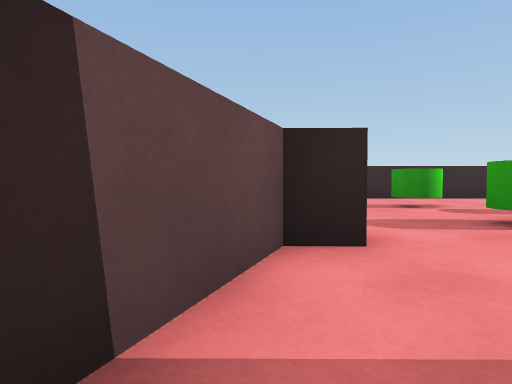
[1] (above)

20 first-person views from a walk through a 3-D level made in the Unity game engine. The camera is 0.56 m above the floor, tilts 2° down and sees 75° across. The floor is counted in squares, 1 m on a side. Each view is taken from the middle of a square. On the plan, view 1 faces up. The plan holds only what a view shows up to about 9 squares ahead; the rest is blank. The place goes on beyond the plan.

[2]
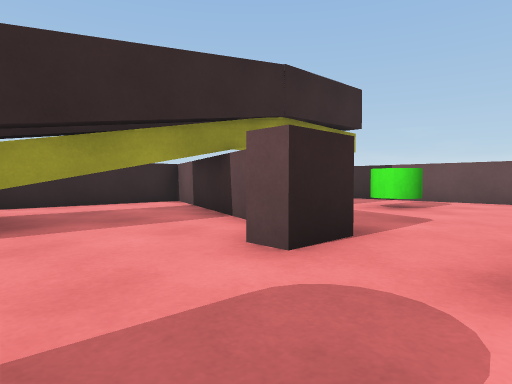

[3]
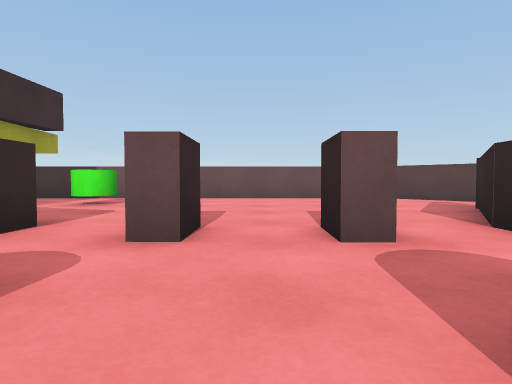

[4]
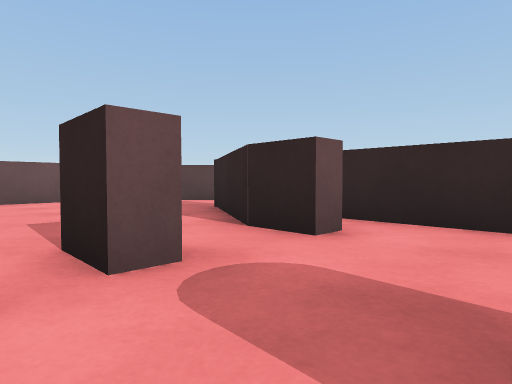

[5]
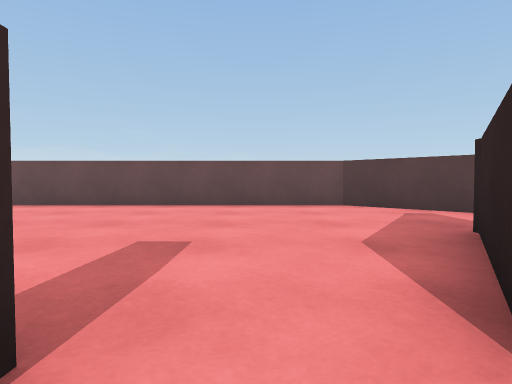

[6]
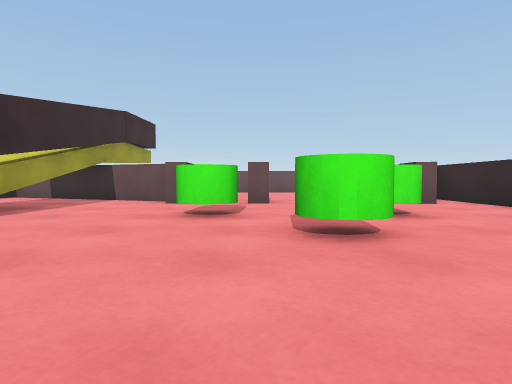

[7]
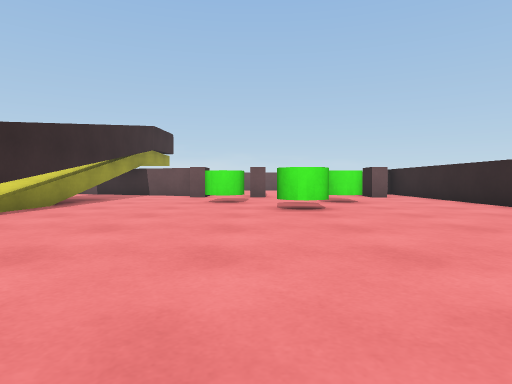

[8]
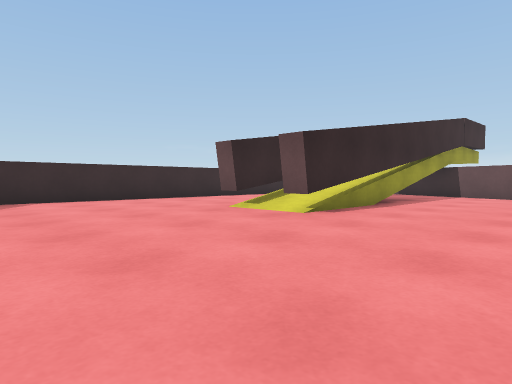

[9]
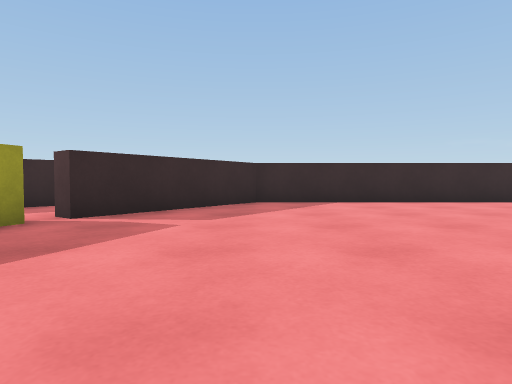

[10]
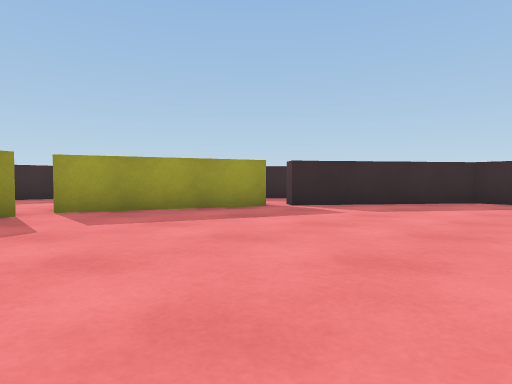

[11]
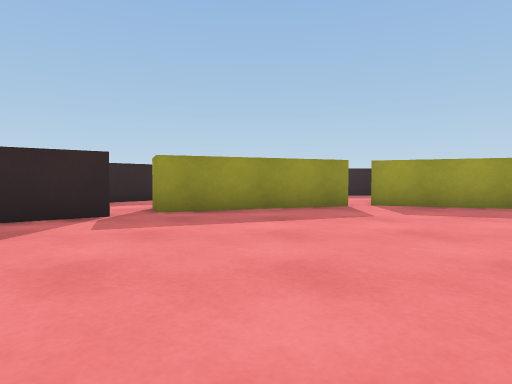

[12]
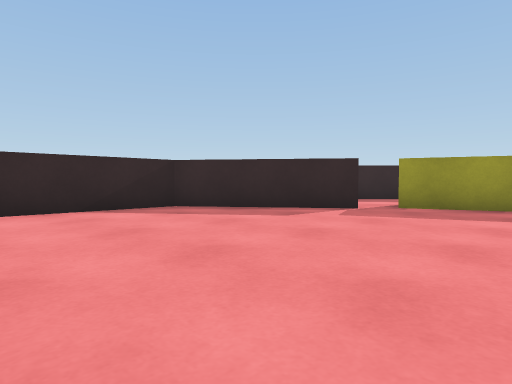

[13]
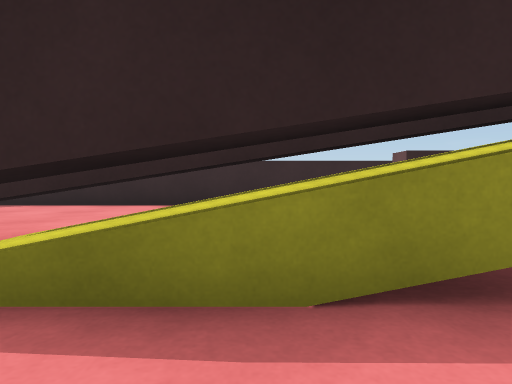

[14]
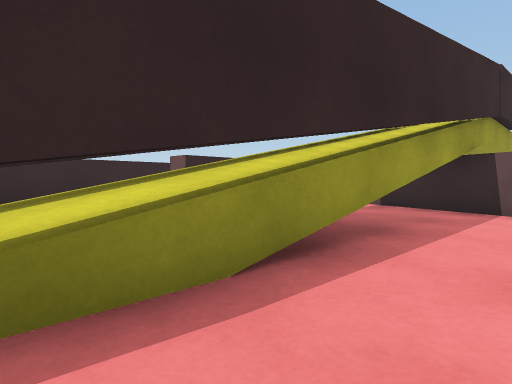

[15]
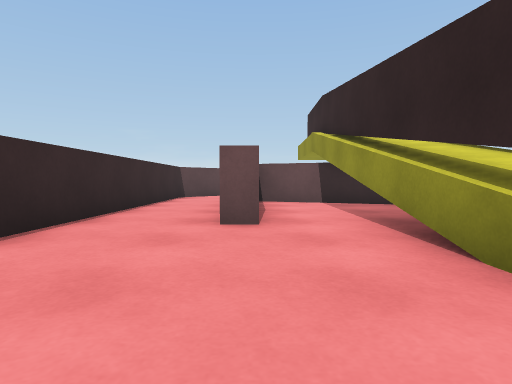

[16]
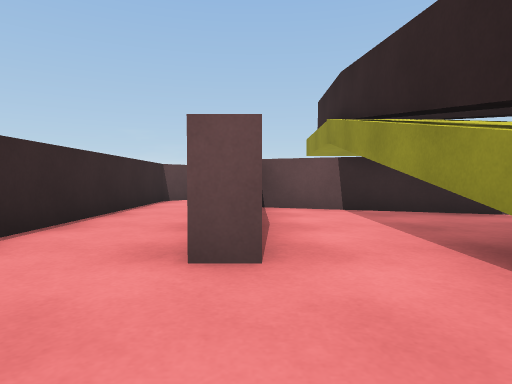

[17]
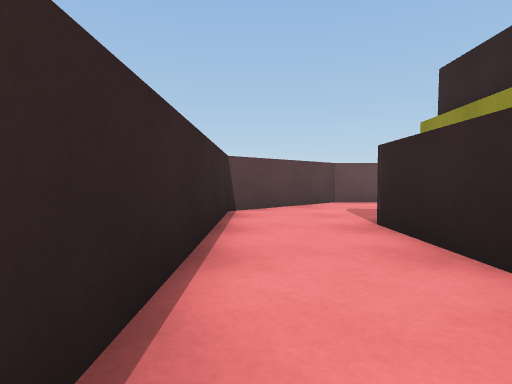

[18]
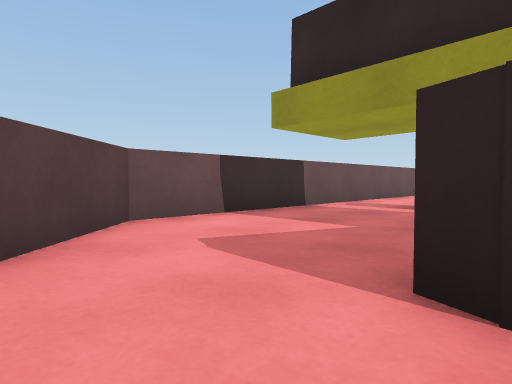

[19]
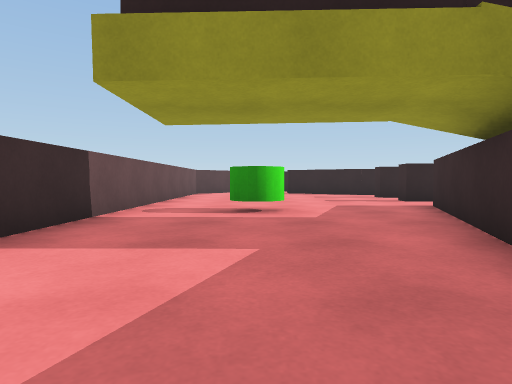

[20]
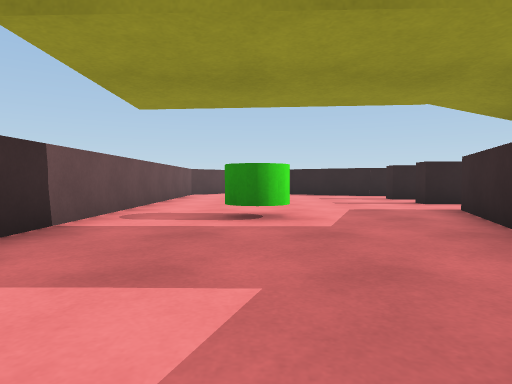

### Floor plan
Key: @ floor where view 1 was taken; # wall or solid block; . floor; / step, stairs or slope; = window, fence, low wall or low ledge; C green cylinder; B block; T thing the floor can be seen under or through.
Columns run from 7 left of view 1 to 17 right of it. Each row starts with its distance up from view 1.
 12  ##
 11 ##... #######   ####
 10 #....##.......  ...##
  9 #.....##B...... ....#
  8 #...................###
  7 #......BB.CC..........##
  6 #...........CC........##
  5 #......BB..............#
  4 #.........CC...........#
  3 #......#B..............##
  2 #..C..##................#
  1 #.....#....#=##........##
  0 #.....#@TTT=///........#
 -1 #....##.TTT#=TT.......##
 -2 #....#...............##
 -3 #....#####...........#
 -4 ##..................##
 -5  ##.................#
 -6   ###################

Positions as (right, up) in squares from view 1, and headings:
1: (0, 0), facing up
2: (3, 5), facing down-left
3: (4, 6), facing left
4: (3, 6), facing up-left
5: (1, 8), facing left
6: (9, 5), facing left
7: (12, 5), facing left
8: (12, 4), facing down-left
9: (12, 3), facing down
10: (10, 4), facing down-right
11: (9, 5), facing right
12: (8, 4), facing up-right
13: (5, 2), facing down
14: (6, 2), facing down-left
15: (7, -3), facing left
16: (5, -3), facing left
17: (2, -5), facing left
18: (-2, -5), facing up-left
19: (-4, -4), facing up
20: (-4, -3), facing up
